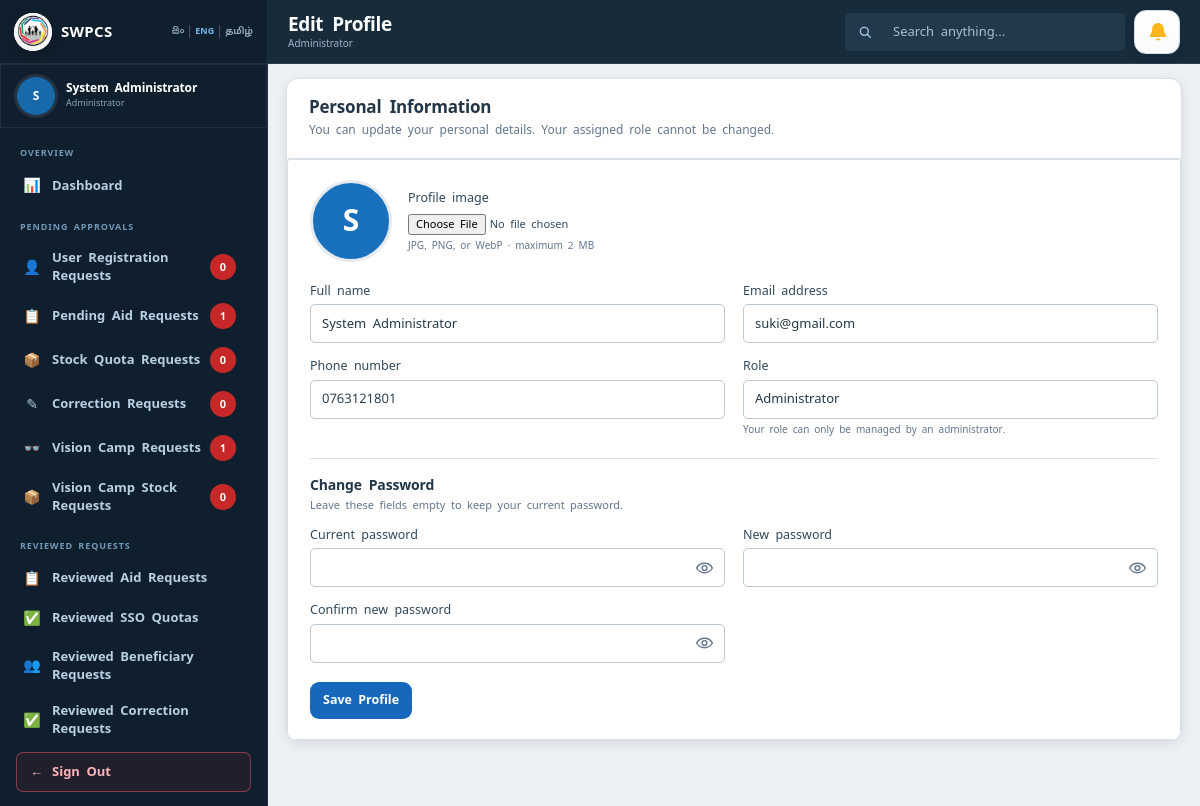
The app's page /profile.php (signed in) with its own data.
### tables this page shows
CREATE TABLE `users` (
  `id` int(10) unsigned NOT NULL AUTO_INCREMENT,
  `full_name` varchar(100) NOT NULL,
  `username` varchar(120) NOT NULL,
  `phone` varchar(25) NOT NULL,
  `division` varchar(120) DEFAULT NULL,
  `district_id` int(10) unsigned DEFAULT NULL,
  `ds_division_id` int(10) unsigned DEFAULT NULL,
  `profile_image` varchar(255) DEFAULT NULL,
  `password_hash` varchar(255) NOT NULL,
  `role` enum('admin','subject-officer','store-keeper','social-service-officer') NOT NULL,
  `status` enum('active','inactive') NOT NULL DEFAULT 'active',
  `deactivation_reason` varchar(500) DEFAULT NULL,
  `deactivated_by` int(10) unsigned DEFAULT NULL,
  `deactivated_at` datetime DEFAULT NULL,
  `last_login_at` datetime DEFAULT NULL,
  `created_at` timestamp NOT NULL DEFAULT current_timestamp(),
  `updated_at` timestamp NOT NULL DEFAULT current_timestamp() ON UPDATE current_timestamp(),
  `salary_number` varchar(30) DEFAULT NULL,
  `email` varchar(120) DEFAULT NULL,
  PRIMARY KEY (`id`),
  UNIQUE KEY `username` (`username`),
  UNIQUE KEY `uq_users_salary_number` (`salary_number`),
  UNIQUE KEY `uq_users_email` (`email`),
  KEY `idx_users_role` (`role`),
  KEY `idx_users_status` (`status`),
  KEY `fk_user_deactivator` (`deactivated_by`),
  CONSTRAINT `fk_user_deactivator` FOREIGN KEY (`deactivated_by`) REFERENCES `users` (`id`) ON DELETE SET NULL,
  CONSTRAINT `chk_users_phone_required` CHECK (`phone` regexp '[0-9]' and char_length(trim(`phone`)) >= 7)
);

### config/database.php (called while the page is built, shortened)
<?php
function database(): PDO
{
    static $connection = null;
    if ($connection instanceof PDO) {
        return $connection;
    }
    $dsn = sprintf(
        'mysql:host=%s;port=%s;dbname=%s;charset=utf8mb4',
        DB_HOST,
        DB_PORT,
        DB_NAME
    );
    $connection = new PDO($dsn, DB_USER, DB_PASS, [
        PDO::ATTR_ERRMODE => PDO::ERRMODE_EXCEPTION,
        PDO::ATTR_DEFAULT_FETCH_MODE => PDO::FETCH_ASSOC,
        PDO::ATTR_EMULATE_PREPARES => false,
    ]);
    return $connection;
}

### public/profile.php (the view, shortened to what this page needs)
<?php
require_once __DIR__ . '/../config/database.php';
$roleLabels = [
    'admin' => 'Administrator',
    'subject-officer' => 'Subject Officer',
    'store-keeper' => 'Store Keeper',
    'social-service-officer' => 'Social Service Officer',
];
try {
    $statement = database()->prepare('SELECT id, full_name, username, email, salary_number, phone, division, profile_image, password_hash, role FROM users WHERE id = :id LIMIT 1');
    $statement->execute(['id' => $_SESSION['user_id']]);
    $user = $statement->fetch();
} catch (PDOException $exception) {
    error_log($exception->getMessage());
    exit('Unable to load your profile. Import database/migration_user_profiles.sql first.');
}
$sidebarFiles = [
    'admin' => __DIR__ . '/../includes/admin-sidebar.php',
    'subject-officer' => __DIR__ . '/../includes/subject-officer-sidebar.php',
    'store-keeper' => __DIR__ . '/../includes/store-keeper-sidebar.php',
    'social-service-officer' => __DIR__ . '/../includes/social-service-officer-sidebar.php',
];
$sidebar = $sidebarFiles[$_SESSION['role']] ?? null;
?>
<!doctype html>
<html lang="en">
    <head>
        <link href="https://cdn.jsdelivr.net/npm/bootstrap@5.3.3/dist/css/bootstrap.min.css" rel="stylesheet">
        <link href="assets/css/admin-dashboard.css" rel="stylesheet">
    </head>
    <body class="profile-page-body">
        <?php if ($sidebar) require $sidebar; ?>
        <div class="admin-shell">
            <header class="topbar">
                <div class="d-flex align-items-center gap-3">
                    <h1>Edit Profile</h1>
                </div>
            </header>
            <main class="dashboard-content profile-page">
                <section class="profile-card">
                    <div class="profile-card-header">
                        <h2>Personal Information</h2>
                        <p>You can update your personal details. Your assigned role cannot be changed.</p>
                    </div>
                    <form method="post" enctype="multipart/form-data" class="profile-form">
                        <div class="profile-photo-section">
                            <?php if ($user['profile_image']): ?>
                                <img src="<?= htmlspecialchars($user['profile_image'], ENT_QUOTES, 'UTF-8') ?>" alt="Current profile photo" class="profile-photo-preview">
                            <?php else: ?>
                                <span class="profile-photo-preview profile-photo-fallback">
                                    <?= htmlspecialchars(strtoupper(substr($user['full_name'], 0, 1)), ENT_QUOTES, 'UTF-8') ?>
                                </span>
                            <?php endif; ?>
                                <label>
                                    Profile image
                                    <input type="file" name="profile_image" accept="image/jpeg,image/png,image/webp">
                                    <small>JPG, PNG, or WebP · maximum 2 MB</small>
                                </label>
                        </div>
                        <div class="profile-form-grid">
                            <label>
                                Full name
                                <input name="full_name" maxlength="100" value="<?= htmlspecialchars($user['full_name'], ENT_QUOTES, 'UTF-8') ?>" required>
                            </label>
                            <label>
                                Email address
                                <input type="email" name="email" maxlength="120" value="<?= htmlspecialchars($user['email'] ?? $user['username'], ENT_QUOTES, 'UTF-8') ?>" required>
                            </label>
                            <label>
                                Phone number
                                <input type="tel" name="phone" maxlength="25" value="<?= htmlspecialchars((string) $user['phone'], ENT_QUOTES, 'UTF-8') ?>" required>
                            </label>
                            <label>
                                Role
                                <input value="<?= htmlspecialchars($roleLabels[$user['role']] ?? $user['role'], ENT_QUOTES, 'UTF-8') ?>" disabled>
                                <small>Your role can only be managed by an administrator.</small>
                            </label>
                        </div>
                        <div class="password-section">
                            <h3>Change Password</h3>
                            <p>Leave these fields empty to keep your current password.</p>
                            <div class="profile-form-grid">
                                <label>
                                    Current password
                                    <input type="password" name="current_password" autocomplete="current-password">
                                </label>
                                <label>
                                    New password
                                    <input type="password" name="new_password" minlength="8" autocomplete="new-password">
                                </label>
                                <label>
                                    Confirm new password
                                    <input type="password" name="confirm_password" minlength="8" autocomplete="new-password">
                                </label>
                            </div>
                        </div>
                        <button class="profile-save-button" type="submit">Save Profile</button>
                    </form>
                </section>
            </main>
        </div>
    </body>
</html>

### records on screen
users: full_name "S", full_name "System Administrator", email "suki@gmail.com", phone "0763121801", role "Administrator"

### other values on screen
$label "සිං"
$label "ENG"
$label "தமிழ்"
substr($adminName, 0, 1) "S"
$adminName "System Administrator"
t('Administrator') "Administrator"
t($section) "OVERVIEW"
$item['icon'] "📊"
t($item['label']) "Dashboard"
t($section) "PENDING APPROVALS"
$item['icon'] "👤"
t($item['label']) "User Registration Requests"
$count "0"
$item['icon'] "📋"
t($item['label']) "Pending Aid Requests"
